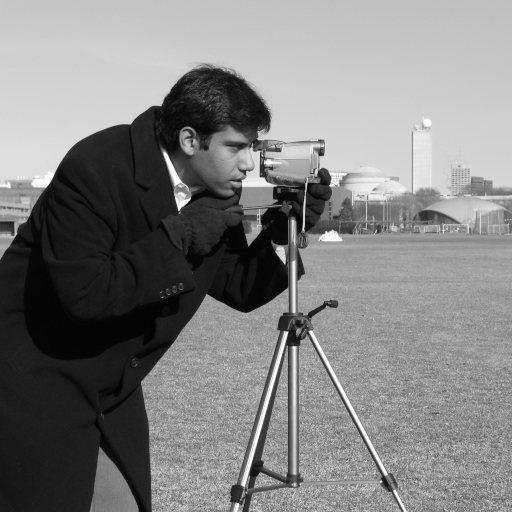
#> input picture skimage.data.camera(), 512 x 512 px
$ python edge.py   (older library calls are emulated)
#> lines starting #> are read from the running program, lines starting #| are printed output that depends on the picture; after the words box and inside, x2 and y2 are one past the last pixel; in counts of white or black regions, pixels touching at a corner belong together
# 02_edge/edge.py

# Nama: Rayendra Althaf Taraka Noor
# NIM: 13522107
# Fitur unik: Script ini menerapkan deteksi tepi Sobel dan Canny pada semua gambar.

import cv2
import numpy as np
from skimage import data
import os
import pandas as pd

def detect_edges(image, image_name, output_dir):
    """
    Mendeteksi tepi menggunakan Sobel dan Canny dengan berbagai parameter,
    menyimpan hasilnya, dan mengembalikan parameter dalam DataFrame.
    """
    if not os.path.exists(output_dir):
        os.makedirs(output_dir)

    # Pastikan gambar dalam format 8-bit grayscale
    if image.dtype != np.uint8:
        image = image.astype(np.uint8)

    all_params = []

    # --- 1. Sobel Edge Detection dengan berbagai kernel size ---
    for ksize in [3, 5]:
        sobel_x = cv2.Sobel(image, cv2.CV_64F, 1, 0, ksize=ksize)
        sobel_y = cv2.Sobel(image, cv2.CV_64F, 0, 1, ksize=ksize)
        sobel_magnitude = np.sqrt(sobel_x**2 + sobel_y**2)
        sobel_output = cv2.normalize(sobel_magnitude, None, 0, 255, cv2.NORM_MINMAX).astype(np.uint8)

        filename = f"{image_name}_sobel_k{ksize}.png"
        cv2.imwrite(os.path.join(output_dir, filename), sobel_output)

        all_params.append({
            'Image Source': image_name,
            'Edge Detection Method': 'Sobel',
            'Parameters': f'ksize = {ksize}',
            'Output Filename': filename
        })

    # --- 2. Canny Edge Detection dengan berbagai threshold ---
    threshold_combinations = [
        (50, 150, "low"),
        (100, 200, "medium"),
        (150, 250, "high")
    ]

    for low_thresh, high_thresh, label in threshold_combinations:
        canny_output = cv2.Canny(image, low_thresh, high_thresh)
        filename = f"{image_name}_canny_{label}_{low_thresh}_{high_thresh}.png"
        cv2.imwrite(os.path.join(output_dir, filename), canny_output)

        all_params.append({
            'Image Source': image_name,
            'Edge Detection Method': 'Canny',
            'Parameters': f'low_threshold = {low_thresh}, high_threshold = {high_thresh}',
            'Output Filename': filename
        })

    # --- 3. Analisis Sampling dengan Downsampling ---
    # Downsample dengan faktor 2
    downsampled = cv2.resize(image, (image.shape[1]//2, image.shape[0]//2), interpolation=cv2.INTER_AREA)
    canny_downsampled = cv2.Canny(downsampled, 50, 150)
    filename_downsampled = f"{image_name}_canny_downsampled.png"
    cv2.imwrite(os.path.join(output_dir, filename_downsampled), canny_downsampled)

    all_params.append({
        'Image Source': image_name,
        'Edge Detection Method': 'Canny Downsampled',
        'Parameters': 'low_threshold = 50, high_threshold = 150, scale = 0.5',
        'Output Filename': filename_downsampled
    })

    df_params = pd.DataFrame(all_params)
    print(f"Deteksi tepi selesai untuk gambar: {image_name}")
    return df_params

def main():
    """
    Fungsi utama untuk menjalankan pipeline deteksi tepi pada semua gambar standar.
    """
    output_dir_edge = "02_edge/output"
    all_params_list = []

    # --- Memproses Semua Gambar Standar ---
    standard_images = [
        ("cameraman", data.camera()),
        ("coins", data.coins()),
        ("checkerboard", data.checkerboard() * 255),
        ("astronaut", cv2.cvtColor(data.astronaut(), cv2.COLOR_RGB2GRAY))
    ]
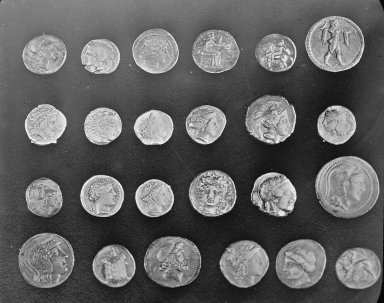
#> input picture skimage.data.coins(), 384 x 303 px
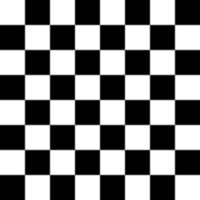
#> input picture skimage.data.checkerboard(), 200 x 200 px
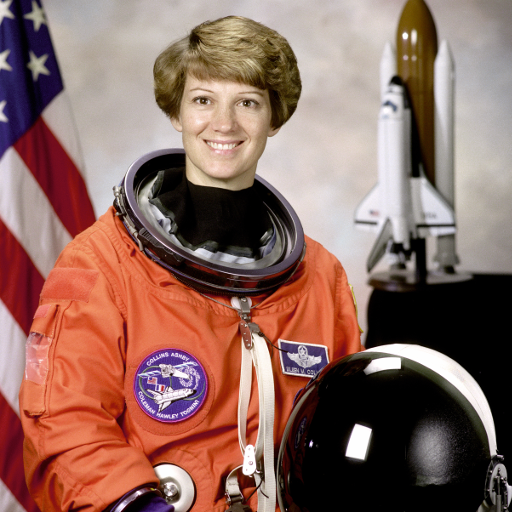
#> input picture skimage.data.astronaut(), 512 x 512 px

    for img_name, img_data in standard_images:
        print(f"Memproses gambar standar '{img_name}'...")
        params = detect_edges(img_data, img_name, output_dir_edge)
        all_params_list.append(params)
#> this loop made 4 passes
#> (img_name, filename_downsampled in detect_edges) on passes 1 to 4: ('cameraman', 'cameraman_canny_downsampled.png'), ('coins', 'coins_canny_downsampled.png'), ('checkerboard', 'checkerboard_canny_downsampled.png'), ('astronaut', 'astronaut_canny_downsampled.png')
#> (printed output is left out)
#> pass 1, in detect_edges, `cv2.imwrite(os.path.join(output_dir, filename), canny_output)`:
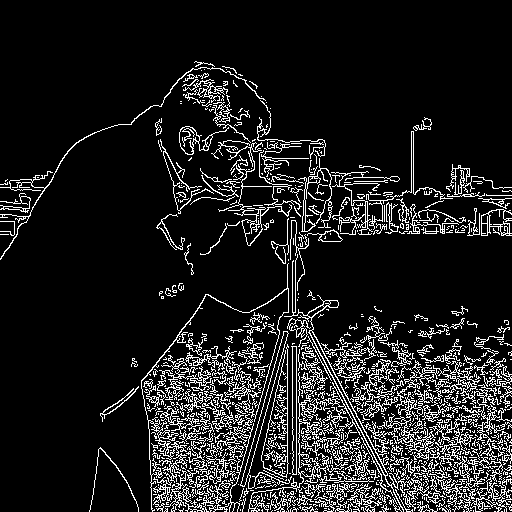
#> saved as cameraman_canny_low_50_150.png: shape (512, 512); 11.8% white in thin lines or dots, all inside (x1, y1, x2, y2) = (0, 61, 512, 512)
#> after the loop, all_params_list = 4 items

    # --- Memproses Gambar Pribadi ---
    personal_image_path = 'my_photo.jpg'
    if os.path.exists(personal_image_path):
        print(f"Memproses gambar pribadi '{personal_image_path}'...")
        img_personal = cv2.imread(personal_image_path, cv2.IMREAD_GRAYSCALE)
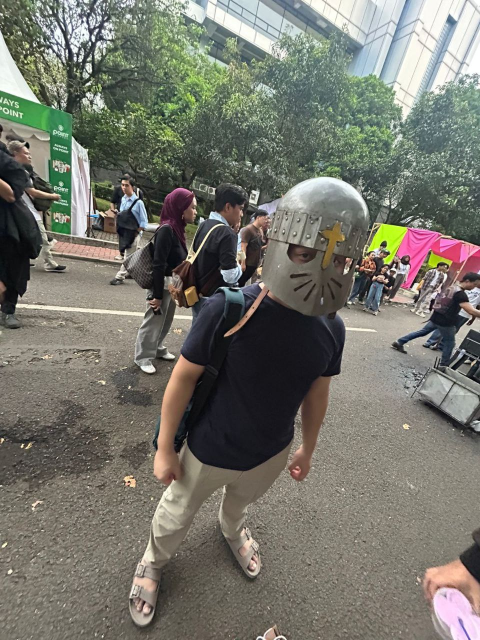
#> input picture my_photo.jpg, 960 x 1280 px, found by its file name (shown at 1/2 size)
#> img_personal: shape (1280, 960); min 0, max 255, mean 116.2
        if img_personal is not None:
            params_personal = detect_edges(img_personal, "personal_image", output_dir_edge)
#> the loop in detect_edges (call 5), `for ksize in [3, 5]:` made 2 passes
#> pass 1, in detect_edges (call 5), `sobel_magnitude = np.sqrt(sobel_x**2 + sobel_y**2)`:
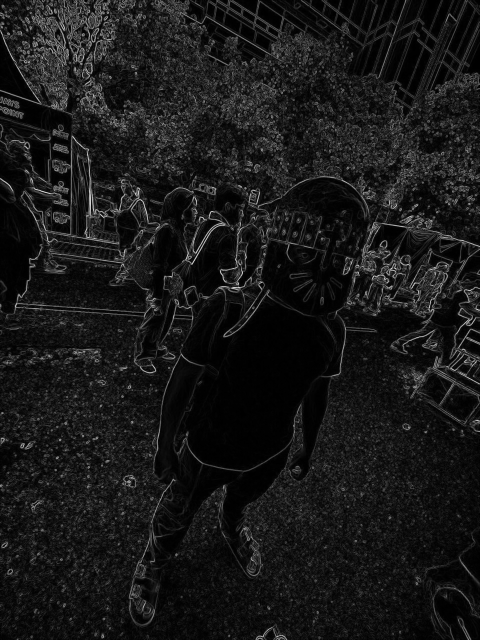
#> sobel_magnitude: shape (1280, 960) float64 (shown at 1/2 size); min 0, max 946.1, mean 90.6; drawn with min black and max white
#> after the loop in detect_edges (call 5), `for ksize in [3, 5]:`: all_params = 2 items
#> after the loop in detect_edges (call 5), `for low_thresh, high_thresh, label in threshold_combinations:`: all_params = 5 items
#> in detect_edges (call 5), `canny_downsampled = cv2.Canny(downsampled, 50, 150)`:
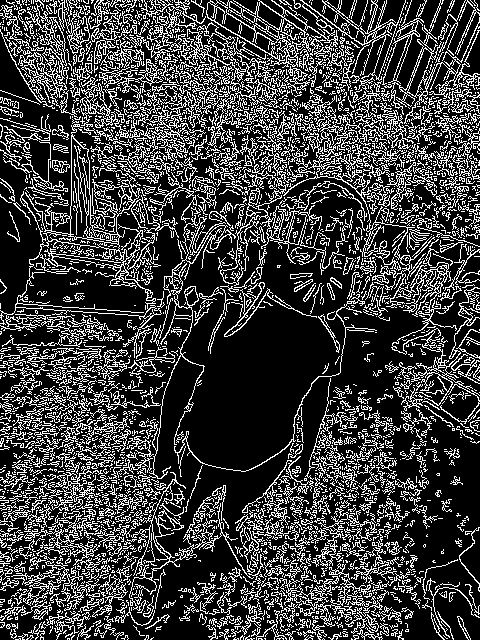
#> canny_downsampled: shape (640, 480); 24.8% white in thin lines or dots
#> params_personal = table of 6 rows and 4 columns
            all_params_list.append(params_personal)
        else:
            print(f"Error: Gagal memuat gambar dari '{personal_image_path}'")
    else:
        print(f"Peringatan: File gambar pribadi '{personal_image_path}' tidak ditemukan. Langkah ini dilewati.")

    if all_params_list:
        final_params_df = pd.concat(all_params_list, ignore_index=True)
#> final_params_df = table of 30 rows and 4 columns
        csv_path = os.path.join(output_dir_edge, "tabel_parameter_edge.csv")
        final_params_df.to_csv(csv_path, index=False)
        print(f"\nProses deteksi tepi selesai. Hasil disimpan di: '{output_dir_edge}'")
        print(f"Tabel parameter disimpan di: '{csv_path}'")
#| Tabel parameter disimpan di: '02_edge/output/tabel_parameter_edge.csv'
        print(f"Total gambar diproses: {len(all_params_list)}")
#| Total gambar diproses: 5
        print(f"Total metode deteksi: {len(final_params_df)}")
#| Total metode deteksi: 30
    else:
        print("Tidak ada gambar yang diproses.")

if __name__ == "__main__":
    main()
